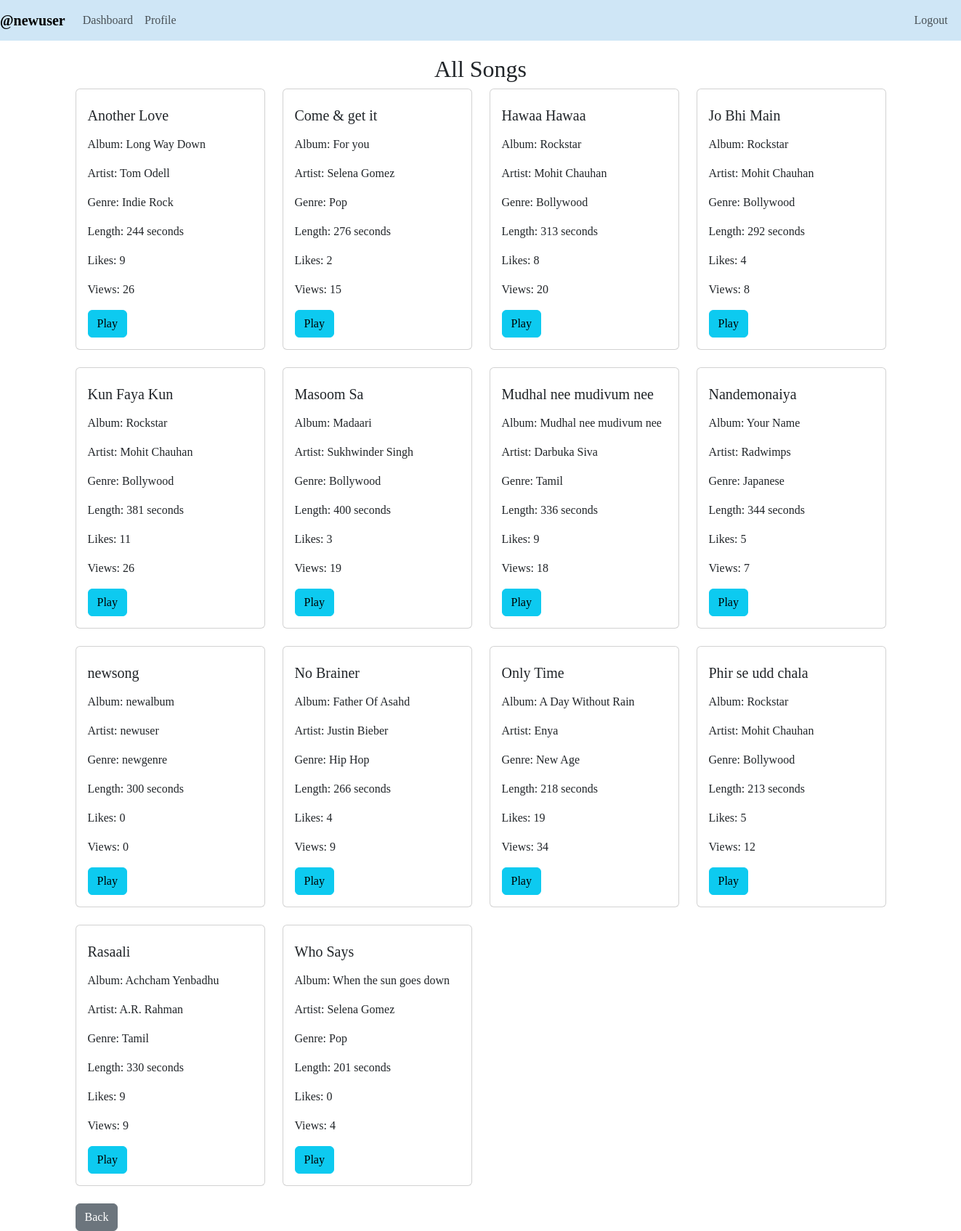
The page /user_dashboard/all_songs (signed in) on the database as committed earlier.
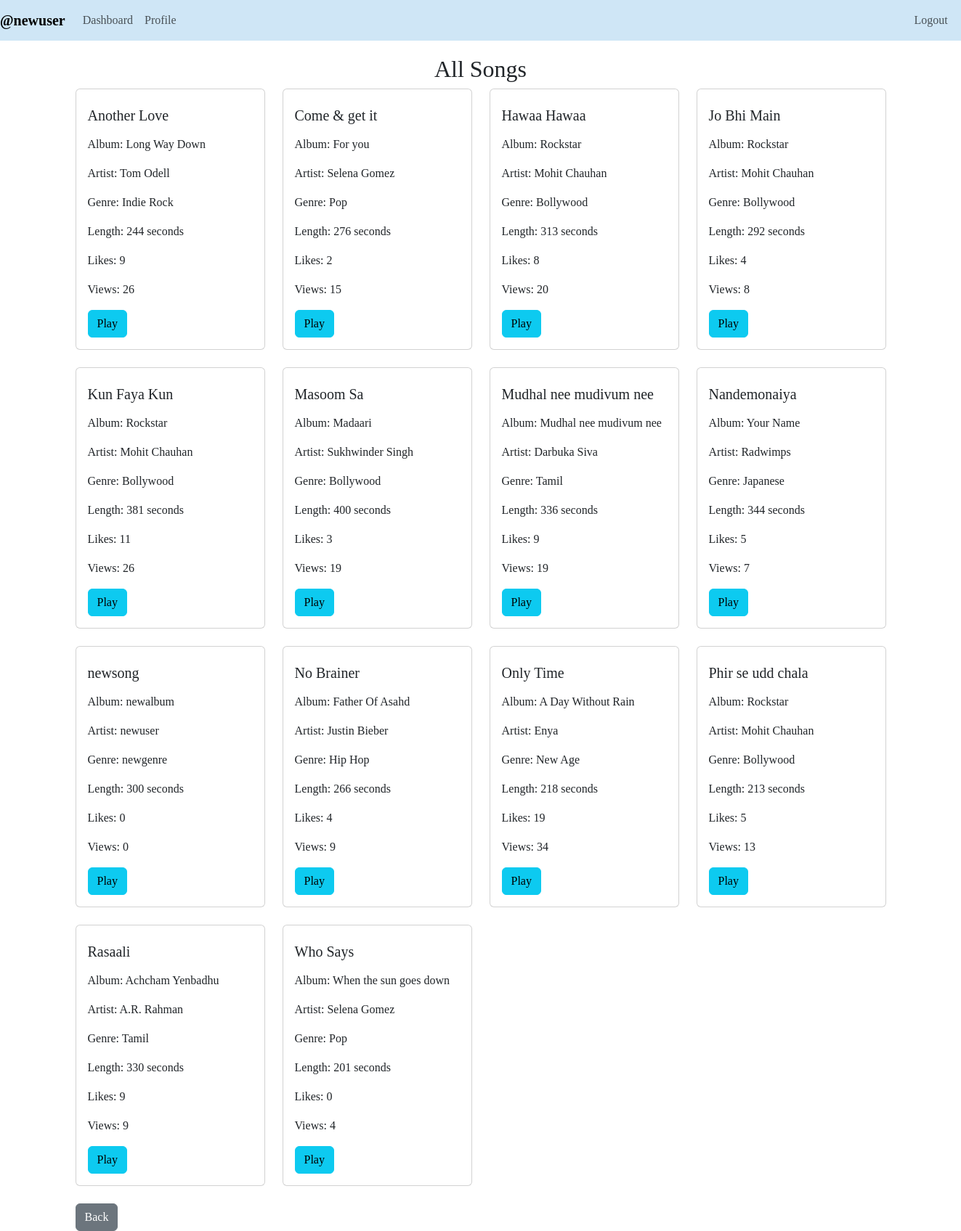
The same page on the database as committed later.
### models.py (models this page shows)
class Song(db.Model):
    __tablename__ = 'song'
    id = db.Column(db.Integer, primary_key= True)
    name = db.Column(db.String(100), nullable= False)
    creator_name = db.Column(db.String(80), nullable= False)
    album_id = db.Column(db.Integer, db.ForeignKey('album.id'))
    lyrics = db.Column(db.String, nullable= True)
    genre = db.Column(db.String(50), nullable = False)
    duration = db.Column(db.Integer, nullable= False) #duration in seconds
    likes = db.Column(db.Integer, default= 0)
    play_count = db.Column(db.Integer, default= 0)

class Album(db.Model):
    __tablename__ = 'album'
    id = db.Column(db.Integer, primary_key= True)
    creator_name = db.Column(db.String(80), nullable= False)
    name = db.Column(db.String(100), unique= True, nullable= False)
    year = db.Column(db.Integer, nullable= False)
    songs = db.relationship('Song', backref='album', lazy= True)

### routes.py (the view)
@app.route('/user_dashboard/all_songs')
def all_songs():
    if 'user_id' not in session:
        flash('Please login to continue.')
        return redirect(url_for('login'))
    songs = Song.query.all()
    return render_template('all_songs.html', user= User.query.get(session['user_id']), songs = songs)

### templates/all_songs.html (shortened to what this page needs)
<!DOCTYPE html>
<html lang="en">
<head>
    <link href="https://cdn.jsdelivr.net/npm/bootstrap@5.3.2/dist/css/bootstrap.min.css" rel="stylesheet">
</head>
<body>
    <nav class="navbar navbar-expand-lg navbar-light" style="background-color: #cfe6f6;">
        <b class="navbar-brand"> @{{user.name}} </b>
        <div class="collapse navbar-collapse">
            <div class="navbar-nav">
                <a class="nav-item nav-link" href="{{url_for('user_dashboard')}}">Dashboard</a>
                <a class="nav-item nav-link" href="{{url_for('user_profile')}}">Profile</a>
                <a id="logout" class="nav-item nav-link" href="{{url_for('login')}}">Logout</a>
            </div>
        </div>
    </nav>
    <div class="container">
        <h2>All Songs</h2>
        <div class="row">
            {% for song in songs | sort(attribute='name') %}
                <div class="col-lg-3 col-md-4 col-6 mb-4 song-card">
                    <div class="card">
                        <div class="card-body">
                            <p class="card-title"><h5>{{ song.name }}</h5></p>
                            <p class="card-text">Album: {{ song.album.name }}</p>
                            <p class="card-text">Artist: {{ song.creator_name }}</p>
                            <p class="card-text">Genre: {{ song.genre }}</p>
                            <p class="card-text">Length: {{ song.duration }} seconds</p>
                            <p class="card-text">Likes: {{ song.likes }}</p>
                            <p class="card-text">Views: {{ song.play_count }}</p>
                            <a href="{{url_for('play', lyrics= song.lyrics, song_id = song.id)}}" class="btn btn-info">Play</a>
                        </div>
                    </div>
                </div>
            {% endfor %}
        </div>
        <a href="javascript:window.history.back();" class="btn btn-secondary">Back</a>
    </div>
</body>
</html>

Rows that differ between the two databases and show on the page:
changed Song "Mudhal nee mudivum nee": play_count "18" → "19"
changed Song "Phir se udd chala": play_count "12" → "13"
